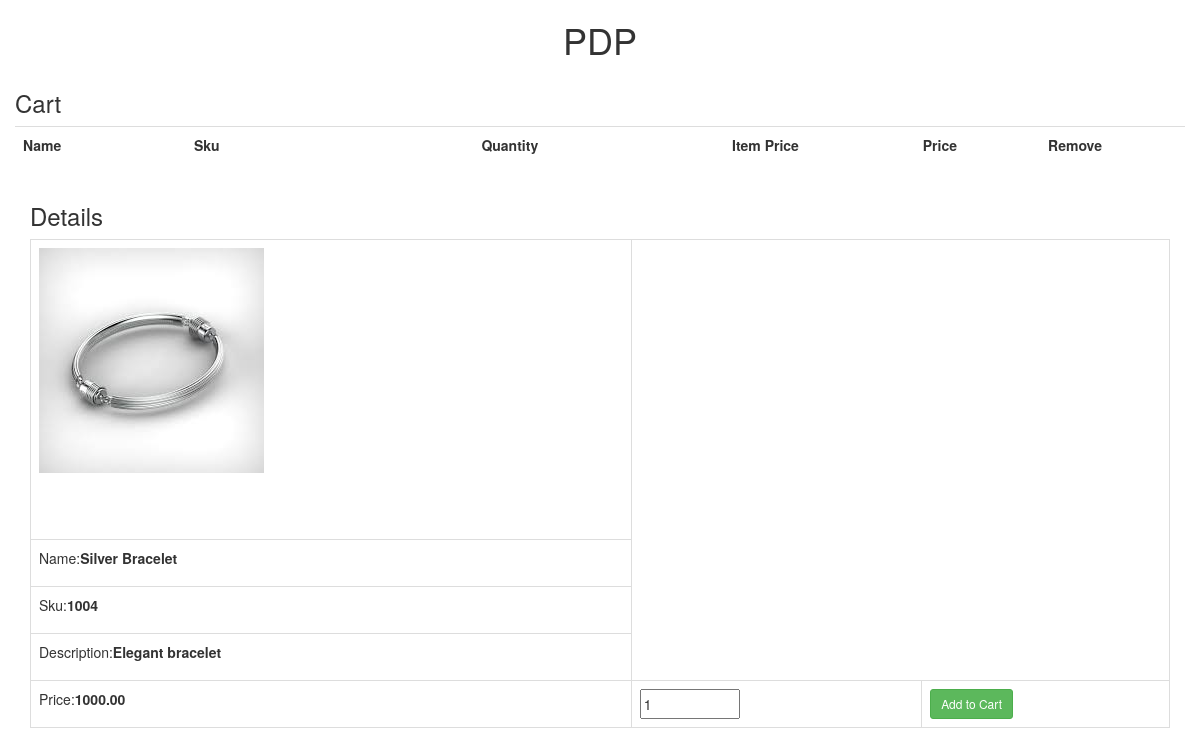
Page /viewdetails.php?Id=5 on the committed database.
### tables this page shows
CREATE TABLE `products` (
  `Id` int(8) NOT NULL,
  `Name` varchar(30) NOT NULL,
  `Sku` int(10) NOT NULL,
  `Price` double(10,2) NOT NULL,
  `Description` varchar(500) NOT NULL,
  `image` text NOT NULL
);

### viewdetails.php (the view, shortened to what this page needs)
<?php include 'Db.php' ?>
<!DOCTYPE html>
<html lang="en">
   <head>
      <link rel="stylesheet" href="css/index.css">
      <link rel="stylesheet" href="https://maxcdn.bootstrapcdn.com/bootstrap/3.4.1/css/bootstrap.min.css">
   </head>
   <body class="body">
      <div class="container">
      <h1 align="center">PDP</h1>
      <div class="row">
      <div>
        <h3> Cart </h3>
        </div>
        <table class="table">
            <tbody>
            <tr>
                <th class="text-left">Name</th>
                <th class="text-left">Sku</th>
                <th class="text-right">Quantity</th>
                <th class="text-right">Item Price</th>
                <th class="text-right">Price</th>
                <th class="text-center">Remove</th>
            </tr>
            </tbody>
        </table>
    </div>
      <h3>Details</h3>
      <?php
if (isset($_GET['Id']))
{
    $query = "select * from products where Id={$_GET['Id']}";
    $result = mysqli_query($connection, $query);
    if (mysqli_num_rows($result) > 0)
    {
        $row = mysqli_fetch_assoc($result);
?>
      <table class="table table-bordered">
      <tr id="tr">
         <td > <img src="<?php echo $row["image"]; ?>" ></td>
      <tr>
         <td>
            <p>Name:<strong><?php echo $row['Name']; ?></p>
      <tr>
         <td>
            <p>Sku:<strong><?php echo $row['Sku']; ?></p>
      <tr>
         <td>
            <p>Description:<strong><?php echo $row['Description']; ?></p>
      <tr>
         <td>
            <p>Price:<strong><?php echo $row['Price']; ?></p>
            <form action="details.php?action=Add&Id=<?=$row['Id']; ?>" method="post">
            <td> <input type="number" Name="quantity" value="1" min=1 max=1000 class="number"></td>
            <td><input type="submit" value="Add to Cart" class="btn btn-success btn-sm"></td>
            </form>
            <?php
    }
    else
    {
        header("location:index.php");
    }
}
else
{
    header("location:index.php");
}
?>
   </body>
</html>

### css/index.css (style rules this page uses)
.number { width: 100px; height: 30px; }
#tr { width: 300px; height: 300px; }

### rows in the picture
products: image (picture), Name "Silver Bracelet", Sku "1004", Description "Elegant bracelet", Price "1000.00"
